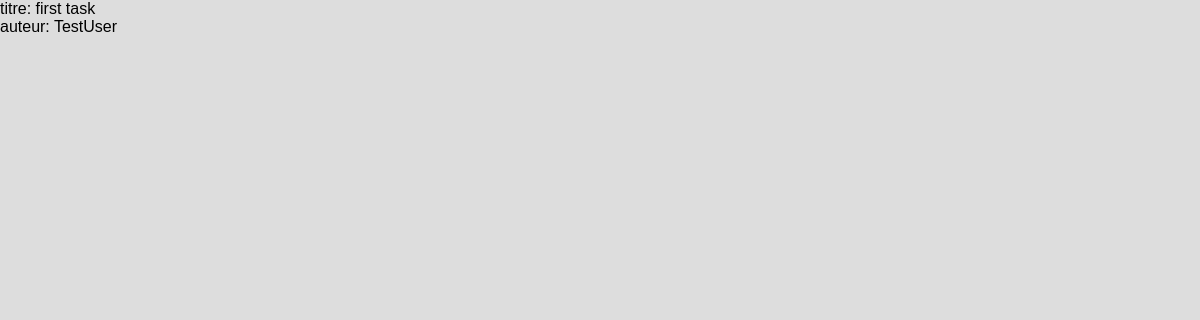
The page /list-todos/ on the database as committed earlier.
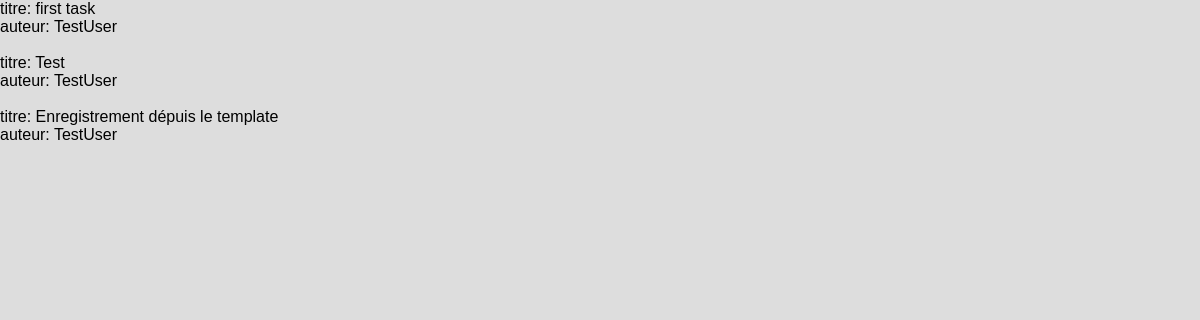
The same page on the database as committed later.
### todo_app/models.py (models this page shows)
class ToDo(models.Model):
    id = models.AutoField(primary_key=True)
    auteur = models.ForeignKey(Auteur, to_field="user" ,on_delete=models.CASCADE)
    titre = models.CharField(max_length=100)
    description = models.TextField(null=True, blank=True)
    date_creation = models.DateTimeField(auto_now_add=True)
    date_fin = models.DateTimeField(default=apres_une_semaine)

class Auteur(models.Model):
    id = models.AutoField(primary_key=True)
    user = models.OneToOneField(User, on_delete=models.CASCADE)
    num_phone = models.CharField(max_length=10, unique=True)

### todo_app/views.py (the view)
# urls.py: path('list-todos/', list_todos),
def list_todos(request):
    todos = ToDo.objects.all()
    return render(request, template_name="list_todos.html", context=locals())

### todo_app/templates/list_todos.html
{% extends 'main.html' %}
{% block contenu %}
{% load static %}
    {% for todo in todos %}
    titre: {{ todo.titre }}
        <br>
        auteur:   {{ todo.auteur.user }}
        <br><br>
    {% endfor %}
{%endblock%}

Rows that differ between the two databases and show on the page:
added ToDo: titre "Test", auteur.user "TestUser"
added ToDo: titre "Enregistrement dépuis le template", auteur.user "TestUser"
